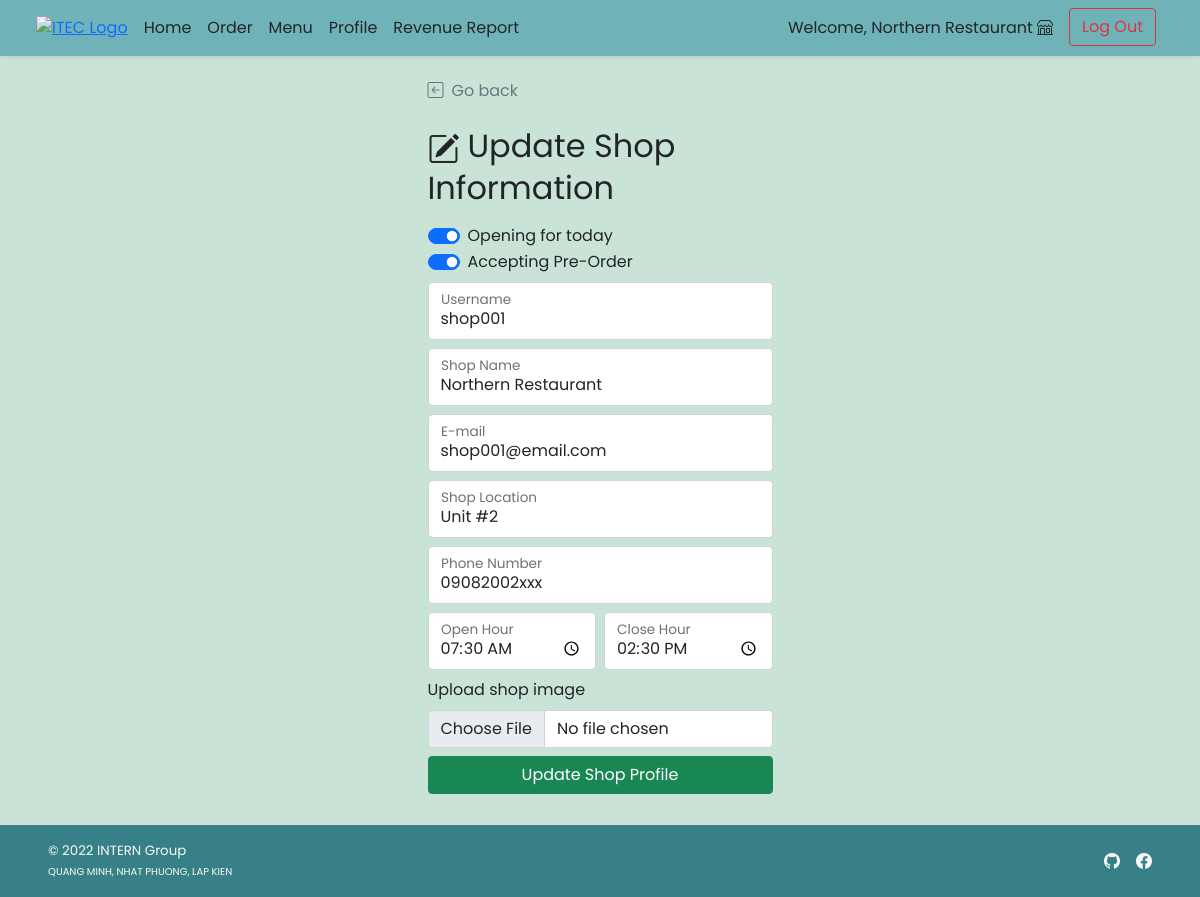
/shop/shop_profile_edit.php (signed in), run on an earlier commit of the app's database.
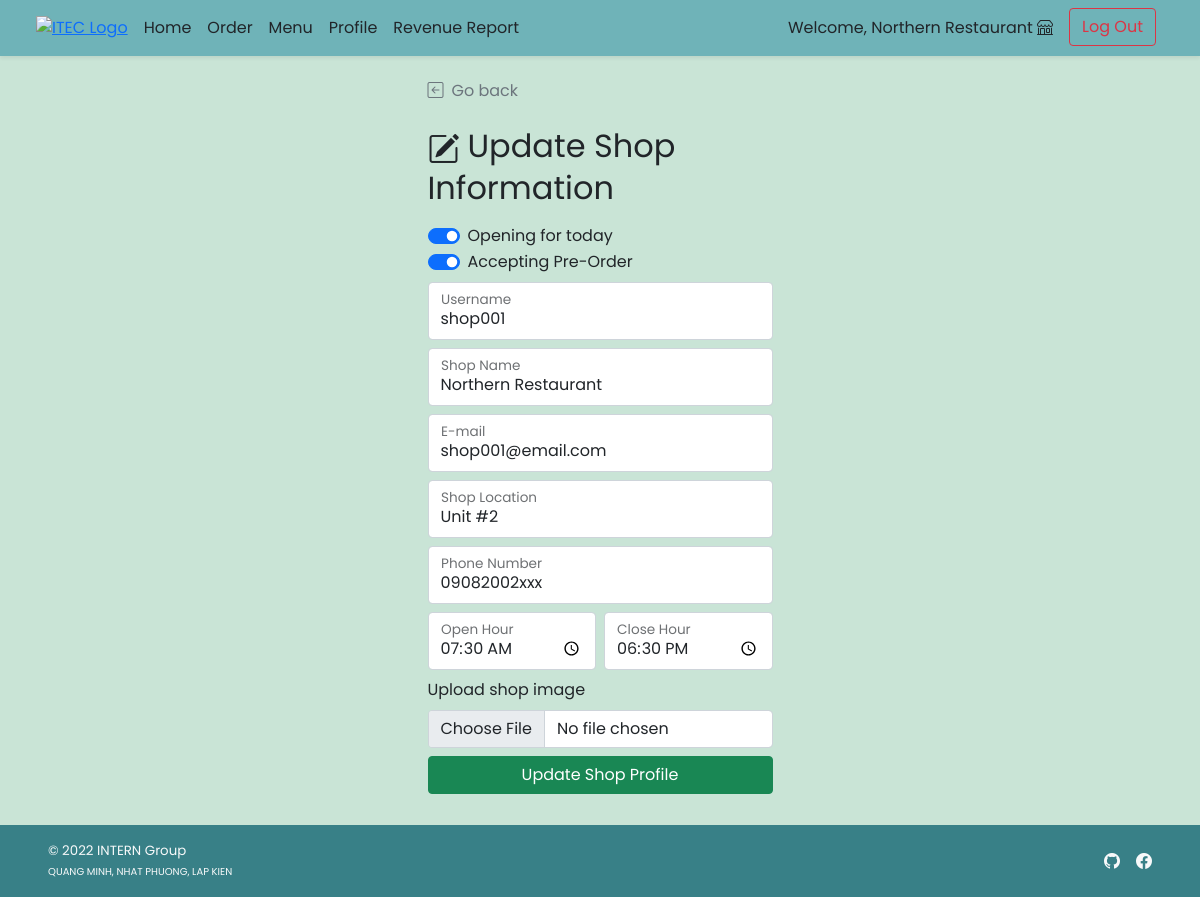
And on a later commit of the database.
### tables this page shows
CREATE TABLE `shop` (
  `s_id` int(11) NOT NULL,
  `s_username` varchar(45) NOT NULL,
  `s_pwd` varchar(45) NOT NULL,
  `s_name` varchar(100) NOT NULL,
  `s_location` varchar(100) NOT NULL,
  `s_openhour` time NOT NULL,
  `s_closehour` time NOT NULL,
  `s_status` tinyint(4) NOT NULL DEFAULT 1 COMMENT 'Shop ready for taking an order or not (True for open, False for close)',
  `s_preorderStatus` tinyint(4) NOT NULL DEFAULT 1 COMMENT 'Shop is ready for tomorrow pre-order or not',
  `s_email` varchar(100) NOT NULL,
  `s_phoneno` varchar(45) NOT NULL,
  `s_pic` text DEFAULT NULL
);

### shop/shop_profile_edit.php (the view, shortened to what this page needs)
<!DOCTYPE html>
<html lang="en">
<head>
    <?php
        include("../conn_db.php");
        $s_id = $_SESSION["sid"];
        include('../head.php');
    ?>
    <link href="../css/main.css" rel="stylesheet">
    <link href="../css/login.css" rel="stylesheet">
</head>
<body class="d-flex flex-column h-100">
    <?php include('nav_header_shop.php')?>
    <div class="container form-signin mt-auto w-50">
        <a class="nav nav-item text-decoration-none text-muted" href="#" onclick="history.back();">
            <i class="bi bi-arrow-left-square me-2"></i>Go back
        </a>
        <?php
            $query = "SELECT s_username,s_name,s_location,s_openhour,s_closehour,s_status,s_preorderstatus,s_email,s_phoneno FROM shop WHERE s_id = {$s_id} LIMIT 0,1";
            $result = $mysqli ->query($query);
            $row = $result -> fetch_array();
        ?>
        <form method="POST" action="shop_profile_edit.php" class="form-floating" enctype="multipart/form-data">
            <h2 class="mt-4 mb-3 fw-normal text-bold"><i class="bi bi-pencil-square me-2"></i>Update Shop Information</h2>
            <div class="form-check form-switch">
                <input class="form-check-input" type="checkbox" id="shopstatus"
                name="s_status" <?php if($row["s_status"]){echo "checked";} ?>>
                <label class="form-check-label" for="shopstatus">Opening for today</label>
            </div>
            <div class="form-check form-switch mb-2">
                <input class="form-check-input" type="checkbox" id="shoppreorderstatus" name="s_preorderstatus" <?php if($row["s_preorderstatus"]){echo "checked";} ?>>
                <label class="form-check-label" for="shoppreorderstatus">Accepting Pre-Order</label>
            </div>
            <div class="form-floating mb-2">
                <input type="text" class="form-control" id="shopusername" placeholder="Username" name="s_username"
                value="<?php echo $row["s_username"];?>" required>
                <label for="shopname">Username</label>
            </div>
            <div class="form-floating mb-2">
                <input type="text" class="form-control" id="shopname" placeholder="Shop Name" value="<?php echo $row["s_name"];?>" name="s_name" required>
                <label for="shopname">Shop Name</label>
            </div>
            <div class="form-floating mb-2">
                <input type="email" class="form-control" id="email" placeholder="E-mail" name="s_email" value="<?php echo $row["s_email"];?>" required>
                <label for="email">E-mail</label>
            </div>
            <div class="form-floating mb-2">
                <input type="text" class="form-control" id="shoplocation" placeholder="Location" value="<?php echo $row["s_location"];?>" name="s_location" required>
                <label for="shoplocation">Shop Location</label>
            </div>
            <div class="form-floating mb-2">
                <input type="text" class="form-control" id="shopphoneno" placeholder="Phone Number" value="<?php echo $row["s_phoneno"];?>" name="s_phoneno" required>
                <label for="shopphoneno">Phone Number</label>
            </div>
            <div class="row row-cols-2 g-2 mb-2">
                <div class="col">
                    <div class="form-floating">
                        <input type="time" class="form-control" id="shopopenhour" placeholder="Open Hour" value="<?php echo $row["s_openhour"];?>" name="s_openhour" required>
                        <label for="shopopenhour">Open Hour</label>
                    </div>
                </div>
                <div class="col">
                    <div class="form-floating">
                        <input type="time" class="form-control" id="shopclosehour" placeholder="Close Hour" value="<?php echo $row["s_closehour"];?>" name="s_closehour" required>
                        <label for="shopopenhour">Close Hour</label>
                    </div>
                </div>
            </div>
            <div class="mb-2">
                <label for="formFile" class="form-label">Upload shop image</label>
                <input class="form-control" type="file" id="s_pic" name="s_pic" accept="image/*">
            </div>
            <button class="w-100 btn btn-success mb-3" name="upd_confirm" type="submit">Update Shop Profile</button>
        </form>
    </div>
    <?php include 'shop_footer.php';?>
</body>
</html>

What changed in the data, as far as the page shows it:
changed shop "shop001": s_closehour "14:30:00" → "18:30:00"
